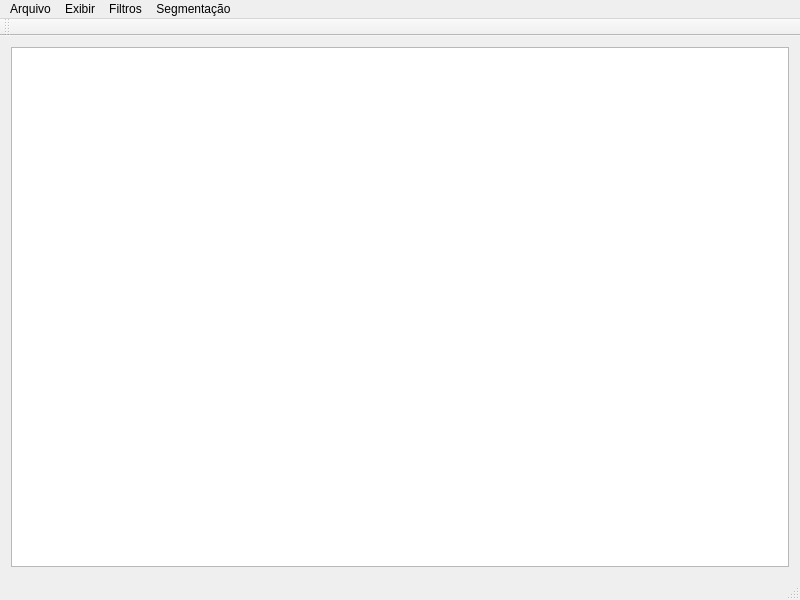
<?xml version="1.0" encoding="UTF-8"?>
<ui version="4.0">
 <class>MainWindow</class>
 <widget class="QMainWindow" name="MainWindow">
  <property name="geometry">
   <rect>
    <x>0</x>
    <y>0</y>
    <width>800</width>
    <height>600</height>
   </rect>
  </property>
  <property name="windowTitle">
   <string>MainWindow</string>
  </property>
  <widget class="QWidget" name="centralWidget">
   <layout class="QGridLayout" name="gridLayout_2">
    <item row="0" column="0">
     <layout class="QGridLayout" name="gridLayout">
      <property name="sizeConstraint">
       <enum>QLayout::SetMaximumSize</enum>
      </property>
      <item row="1" column="0">
       <widget class="QGraphicsView" name="graphicsView">
        <property name="resizeAnchor">
         <enum>QGraphicsView::AnchorViewCenter</enum>
        </property>
        <property name="viewportUpdateMode">
         <enum>QGraphicsView::FullViewportUpdate</enum>
        </property>
       </widget>
      </item>
     </layout>
    </item>
   </layout>
  </widget>
  <widget class="QMenuBar" name="menuBar">
   <property name="geometry">
    <rect>
     <x>0</x>
     <y>0</y>
     <width>800</width>
     <height>19</height>
    </rect>
   </property>
   <widget class="QMenu" name="menuFile">
    <property name="title">
     <string>Arquivo</string>
    </property>
    <addaction name="actionOpen"/>
    <addaction name="actionSalvar"/>
    <addaction name="actionSair"/>
   </widget>
   <widget class="QMenu" name="menuFiltros">
    <property name="title">
     <string>Filtros</string>
    </property>
    <addaction name="actionGaussiano"/>
    <addaction name="actionLaplaciano"/>
    <addaction name="actionMedia"/>
    <addaction name="actionMediana"/>
    <addaction name="actionTons_de_cinza"/>
   </widget>
   <widget class="QMenu" name="menuExibir">
    <property name="title">
     <string>Exibir</string>
    </property>
    <addaction name="actionHistograma"/>
   </widget>
   <widget class="QMenu" name="menuSegmenta_o">
    <property name="title">
     <string>Segmentação</string>
    </property>
    <addaction name="actionLimiarizacao"/>
    <addaction name="actionLimiarizacao_automatica"/>
    <addaction name="actionOtsu"/>
    <addaction name="actionWatershed"/>
   </widget>
   <addaction name="menuFile"/>
   <addaction name="menuExibir"/>
   <addaction name="menuFiltros"/>
   <addaction name="menuSegmenta_o"/>
  </widget>
  <widget class="QToolBar" name="mainToolBar">
   <attribute name="toolBarArea">
    <enum>TopToolBarArea</enum>
   </attribute>
   <attribute name="toolBarBreak">
    <bool>false</bool>
   </attribute>
  </widget>
  <widget class="QStatusBar" name="statusBar"/>
  <action name="actionOpen">
   <property name="text">
    <string>Abrir</string>
   </property>
   <property name="shortcut">
    <string>Ctrl+O</string>
   </property>
  </action>
  <action name="actionTons_de_cinza">
   <property name="text">
    <string>Tons de cinza</string>
   </property>
  </action>
  <action name="actionGaussiano">
   <property name="text">
    <string>Gaussiano</string>
   </property>
  </action>
  <action name="actionMedia">
   <property name="text">
    <string>Média</string>
   </property>
  </action>
  <action name="actionMediana">
   <property name="text">
    <string>Mediana</string>
   </property>
  </action>
  <action name="actionLaplaciano">
   <property name="text">
    <string>Laplaciano</string>
   </property>
  </action>
  <action name="actionHistograma">
   <property name="text">
    <string>Histograma</string>
   </property>
  </action>
  <action name="actionOtsu">
   <property name="text">
    <string>Otsu</string>
   </property>
  </action>
  <action name="actionLimiarizacao">
   <property name="text">
    <string>Limiarização</string>
   </property>
  </action>
  <action name="actionLimiarizacao_automatica">
   <property name="text">
    <string>Limiarização automática</string>
   </property>
  </action>
  <action name="actionWatershed">
   <property name="text">
    <string>Watershed</string>
   </property>
  </action>
  <action name="actionSalvar">
   <property name="text">
    <string>Salvar</string>
   </property>
   <property name="shortcut">
    <string>Ctrl+S</string>
   </property>
  </action>
  <action name="actionSair">
   <property name="text">
    <string>Sair</string>
   </property>
   <property name="shortcut">
    <string>Ctrl+Q</string>
   </property>
  </action>
 </widget>
 <layoutdefault spacing="6" margin="11"/>
 <resources/>
 <connections/>
</ui>
